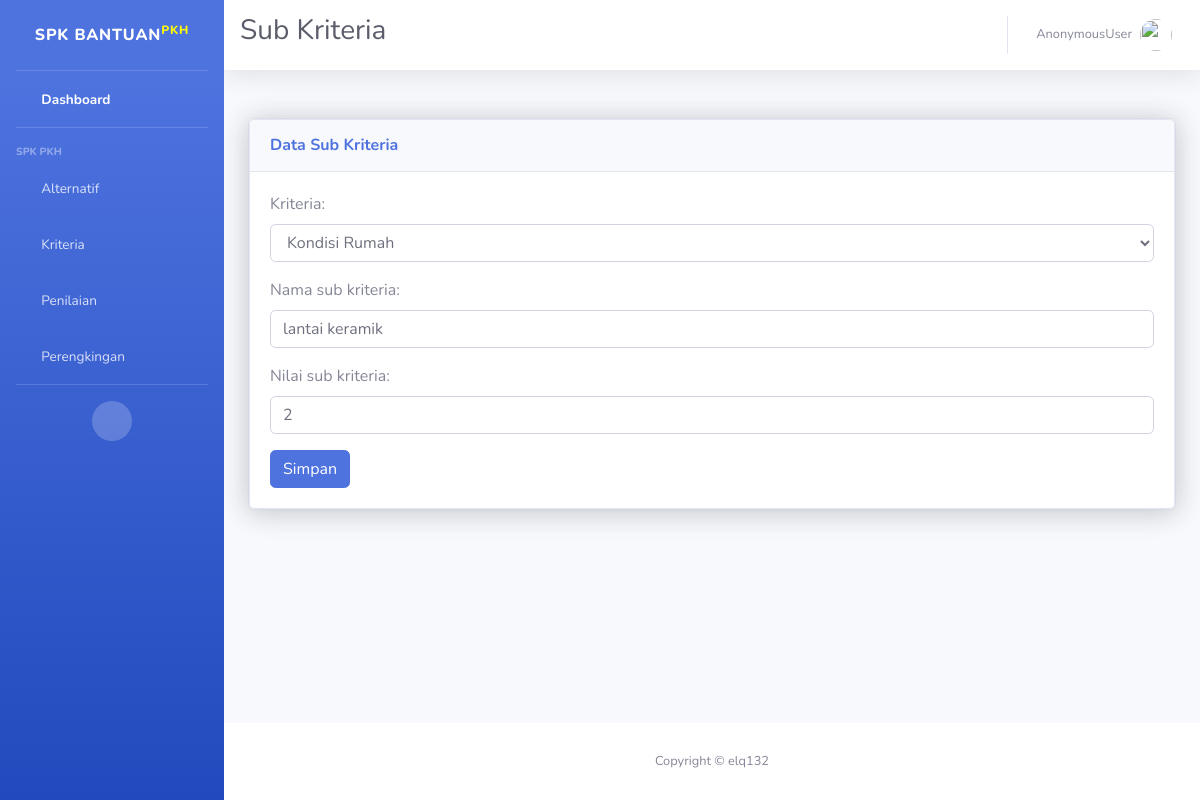
The page /dashboard/upsub_kriteria/2 on the database its author committed.
### SPK/models.py (models this page shows, shortened)
class SubKriteria(models.Model):
    kriteria = models.ForeignKey(Kriteria, on_delete=models.CASCADE)
    nama_sub_kriteria = models.CharField(max_length=50)
    nilai_sub_kriteria = models.IntegerField()

### SPK/views.py (the view)
# urls.py: path('upsub_kriteria/<int:id>', views.subkriteria_update, name='upsubkriteria'),
def subkriteria_update(request, id):
    subkriteria = SubKriteria.objects.get(id=id)
    form = SubKriteriaForm(instance=subkriteria)
    if request.method == 'POST':
        form = SubKriteriaForm(request.POST, instance=subkriteria)
        if form.is_valid():
            form.save()
            messages.success(request, " Data Berhasil di Update!")
            return redirect('data:sub_kriteria')
    return render(request, 'subkriteria_form.html', {'form': form})

### SPK/forms.py
class SubKriteriaForm(forms.ModelForm):
    class Meta:
        model = SubKriteria
        fields = '__all__'
        widgets = {
            'kriteria': forms.Select(attrs={'class': 'form-control'}),
            'nama_sub_kriteria': forms.TextInput(attrs={'class': 'form-control'}),
            'nilai_sub_kriteria': forms.NumberInput(attrs={'class': 'form-control'}),
        }

### SPK/models.py (called while the page is built)
    def __str__(self):
        return self.nama_kriteria

### templates/subkriteria_form.html (shortened to what this page needs)
{%load static%}
<!DOCTYPE html>
<html lang="en">
<head>
    <link href="{%static 'vendor/fontawesome-free/css/all.min.css'%}" rel="stylesheet" type="text/css">
    <link href="{%static 'css/sb-admin-2.min.css'%}" rel="stylesheet">
</head>
<body id="page-top">
    <div id="wrapper">
        <ul class="navbar-nav bg-gradient-primary sidebar sidebar-dark accordion" id="accordionSidebar">
            <a class="sidebar-brand d-flex align-items-center justify-content-center" href="{%url 'index'%}">
                <div class="sidebar-brand-text mx-3">SPK Bantuan<sup style="color: rgb(255, 251, 0);">PKH</sup></div>
            </a>
            <hr class="sidebar-divider my-0">
            <li class="nav-item active">
                <a class="nav-link" href="{%url 'index'%}">
                    <i class="fas fa-fw fa-tachometer-alt"></i>
                    <span>Dashboard</span></a>
            </li>
            <hr class="sidebar-divider">
            <div class="sidebar-heading">
                SPK PKH
            </div>
            <li class="nav-item">
                <a class="nav-link" href="{%url 'data:alternatif'%}">
                    <i class="fas fa-fw fa-chart-area"></i>
                    <span>Alternatif</span></a>
            </li>
            <li class="nav-item">
                <a class="nav-link collapsed" href="#" data-toggle="collapse" data-target="#collapseTwo"
                    aria-expanded="true" aria-controls="collapseTwo">
                    <i class="fas fa-fw fa-cog"></i>
                    <span>Kriteria</span>
                </a>
            </li>
            <li class="nav-item">
                <a class="nav-link" href="{%url 'data:penilaian'%}">
                    <i class="fas fa-fw fa-table"></i>
                    <span>Penilaian</span></a>
            </li>
            <li class="nav-item">
                <a class="nav-link" href="{%url 'data:perengkingan'%}">
                    <i class="fas fa-fw fa-folder"></i>
                    <span>Perengkingan</span></a>
            </li>
            <hr class="sidebar-divider d-none d-md-block">
            <div class="text-center d-none d-md-inline">
                <button class="rounded-circle border-0" id="sidebarToggle"></button>
            </div>
        </ul>
        <div id="content-wrapper" class="d-flex flex-column">
            <div id="content">
                <nav class="navbar navbar-expand navbar-light bg-white topbar mb-4 static-top shadow">
                    <div class=""><h1 class="h3 mb-0 text-gray-800">Sub Kriteria<h1></div>
                    <ul class="navbar-nav ml-auto">
                        <li class="nav-item dropdown no-arrow">
                            <a class="nav-link dropdown-toggle" href="#" id="userDropdown" role="button"
                                data-toggle="dropdown" aria-haspopup="true" aria-expanded="false">
                                <span class="mr-2 d-none d-lg-inline text-gray-600 small">{{user}}</span>
                                <img class="img-profile rounded-circle"
                                    src="{%static 'img/profile.png'%}">
                            </a>
                        </li>
                    </ul>
                </nav>
                <div class="container-fluid">
                    <div class="row">
                        <div class="col-xl-12 col-lg-9">
                            <div class="card shadow mb-4">
                                <div class="card shadow">
                                    <div class="card-header py-3">
                                        <h6 class="m-0 font-weight-bold text-primary">Data Sub Kriteria</h6>
                                    </div>
                                    <div class="card-body ">
                                        <form method="POST">
                                            {{ form.as_p }}
                                            <button class="btn btn-primary" type="submit">Simpan</button>
                                          </form>
                                    </div>
                                </div>
                            </div>
                        </div>
                    </div>
                </div>
            </div>
            <footer class="sticky-footer bg-white">
                <div class="container my-auto">
                    <div class="copyright text-center my-auto">
                        <span>Copyright &copy; elq132</span>
                    </div>
                </div>
            </footer>
        </div>
    </div>
</body>
</html>

### rows shown on the page
SubKriteria: kriteria "Kondisi Rumah", nama_sub_kriteria "lantai keramik", nilai_sub_kriteria "2"

### other values the page prints
{{ user }} "AnonymousUser"
